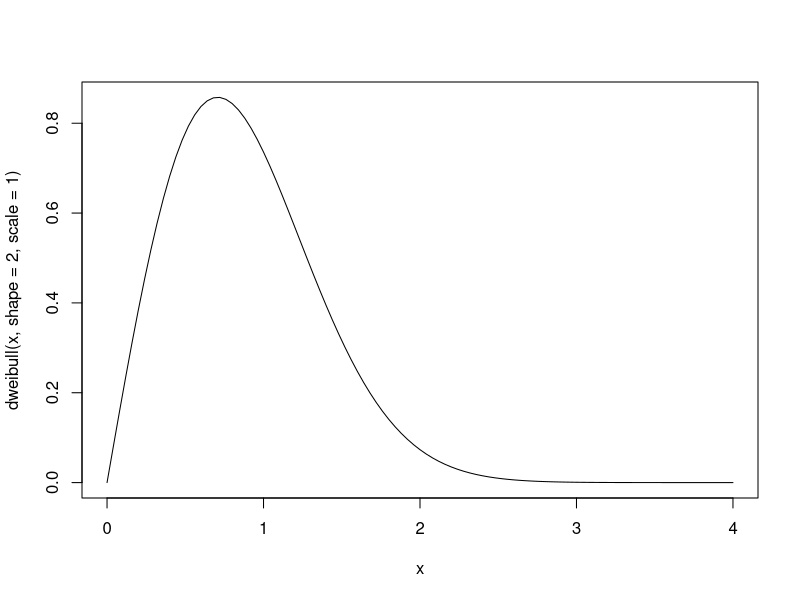
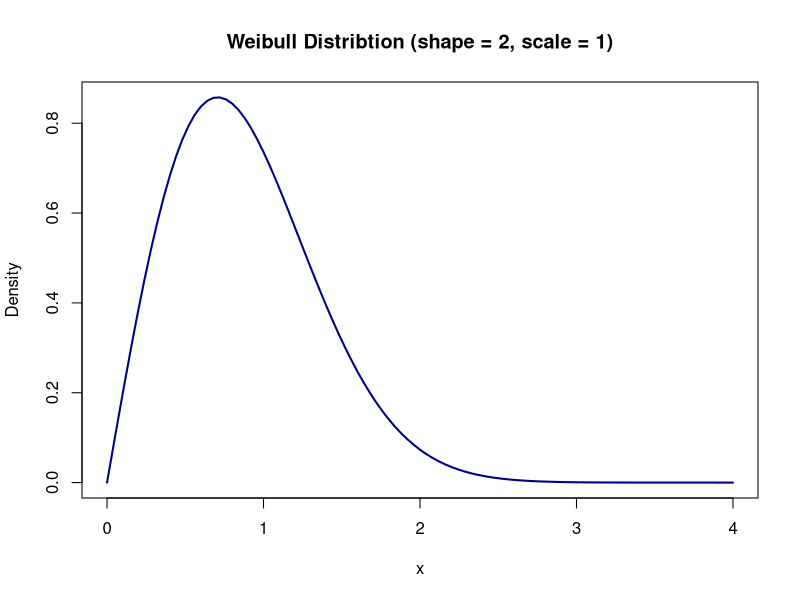
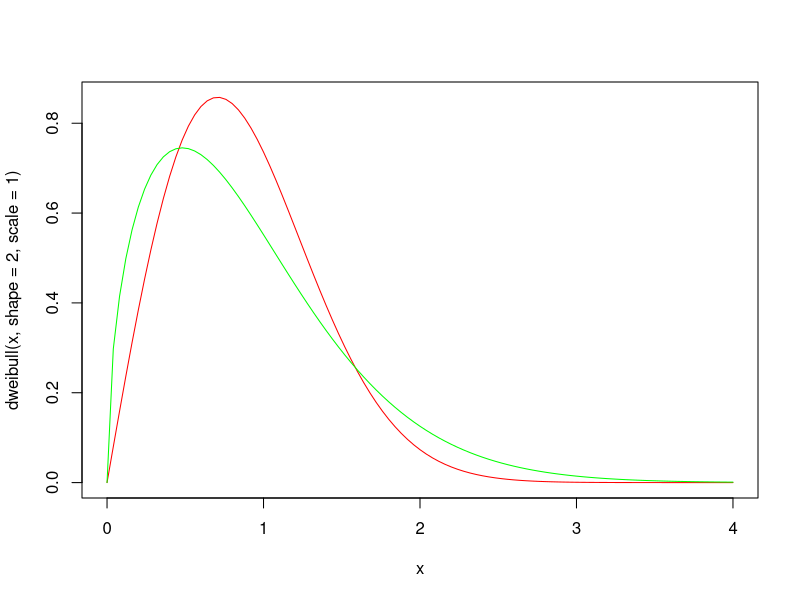
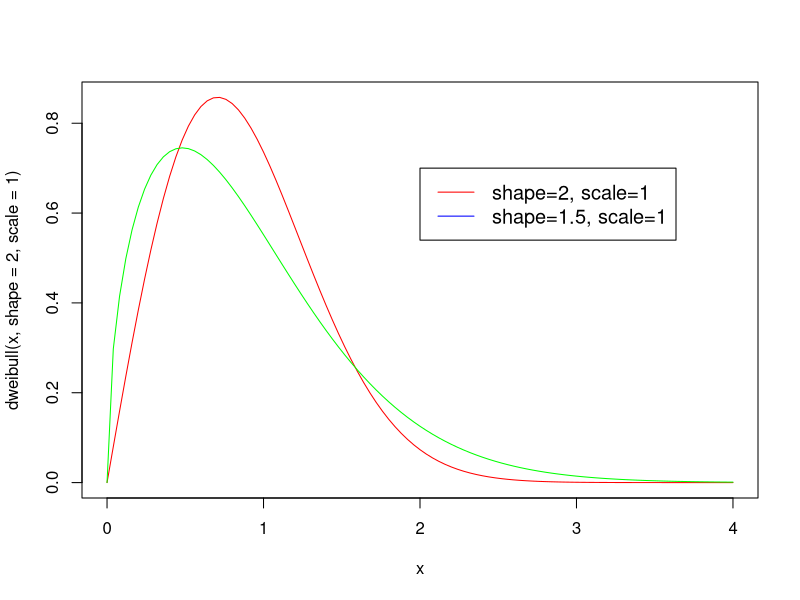

The R source for these figures, in order:
# probability density function for a Weibull distribution
curve(dweibull(x, shape = 2, scale = 1), from=0, to=4)

# modify plot
curve(dweibull(x, shape = 2, scale = 1), from = 0, to = 4,
      main="Weibull Distribtion (shape = 2, scale = 1)",  #add title
      ylab="Density", #Change y-axis label
      lwd=2, #increase line width to 2
      col="darkblue") #change line color to darkblue

# comparing different shape and scales
curve(dweibull(x, shape=2, scale=1), from = 0, to = 4, col="red")
curve(dweibull(x, shape=1.5, scale = 1), from=0, to=4, col="green", add = TRUE)

# create density plot
curve(dweibull(x, shape=2, scale=1), from = 0, to = 4, col="red")
curve(dweibull(x, shape=1.5, scale = 1), from=0, to=4, col="green", add = TRUE)

# add legend
legend(2, .7, legend = c("shape=2, scale=1", "shape=1.5, scale=1"), 
       col=c("red", "blue"), lty = 1, cex = 1.2)
